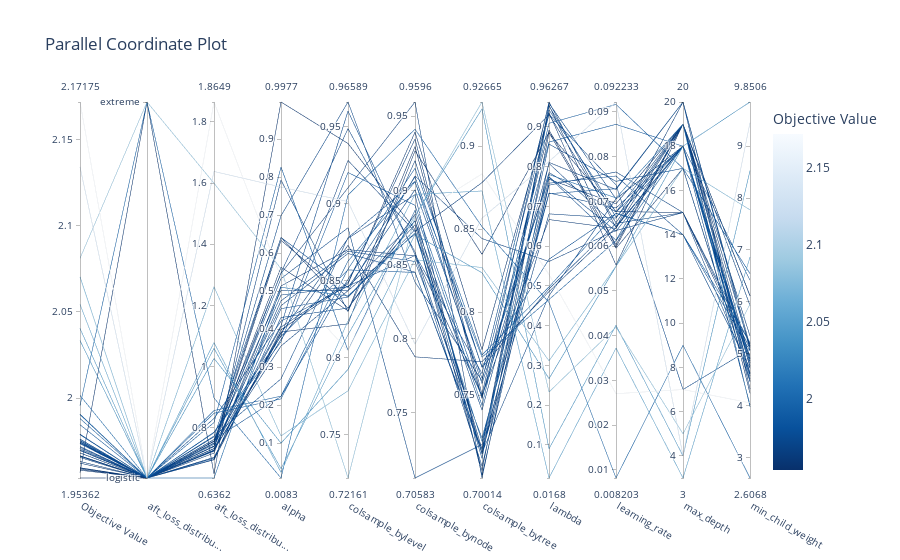

Notebook source saved alongside this figure:
### Code cell
plot_parallel_coordinate(study)
